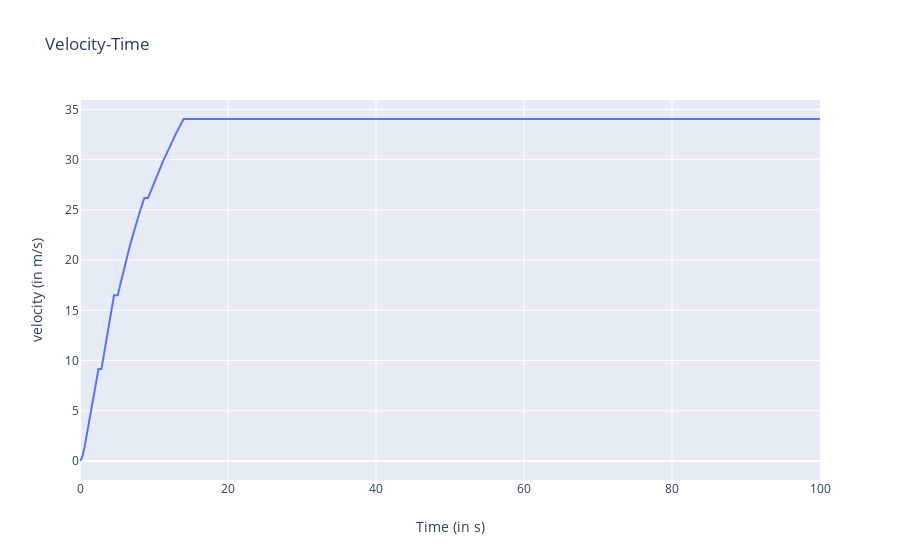

Notebook source saved alongside this figure:
### Code cell
# plots velocity versus time graphof the vehicle.
outputs = sol['outputs'] # outputs of the dispatcher
layout = go.Layout(title="Velocity-Time",
                xaxis=dict(title='Time (in s)'),
                yaxis=dict(title='velocity (in m/s)'))
data = [dict(x=outputs['times'], y=outputs['velocities'])] # select the desired outputs
fig = go.Figure(data=data, layout=layout)
iplot(fig)

### Figure 1 — Plotly figure (JSON) as saved in the notebook; plotly's stock layout.template omitted (floating-point values rounded to 4 significant figures; data arrays with more than 128 entries replaced by an {"elided": "..."} marker saying what was removed)
{"data": [{"type": "scatter", "x": {"elided": "1001 float values"}, "y": {"elided": "1001 float values"}}], "layout": {"title": {"text": "Velocity-Time"}, "xaxis": {"title": {"text": "Time (in s)"}}, "yaxis": {"title": {"text": "velocity (in m/s)"}}}}
